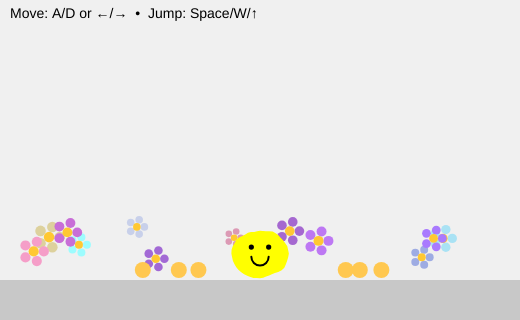
Frame 1 (no input)
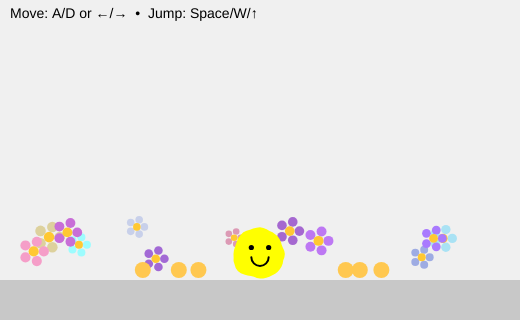
Frame 60 (no input)
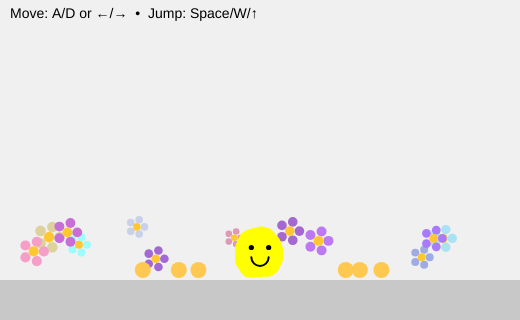
Frame 120 (the mouse pressed at the canvas centre since frame 60)

The p5.js sketch that drew these frames (run headless with seeded random() and noise() and a simulated clock; from frame 60 on, the mouse is pressed at the canvas centre):

// p5.js sketch
// ── sketch.js
// Y-position of the floor (ground level)
let floorY;

// Small objects the blob can bump (mischief)
let toys = [];

// Star particles for joyful landings
let stars = [];

// Flower positions for background decoration
let flowers = [];

// Object representing our player character ("blob")
let blob2 = {
  // Position
  x: 260,
  y: 0,

  // Visual properties
  r: 26, // Base radius of the blob
  points: 48, // Number of points used to draw the blob shape
  wobble: 7, // How much the blob's edge can deform
  wobbleFreq: 0.9, // Controls how smooth or noisy the wobble is

  // Time values for animation
  t: 0, // Time offset for noise animation
  tSpeed: 0.01, // How fast the blob "breathes"

  // Velocity (speed)
  vx: 0, // Horizontal velocity
  vy: 0, // Vertical velocity

  // Movement tuning
  accel: 0.5, // How quickly the blob accelerates left/right
  maxRun: 4.0, // Maximum horizontal speed
  gravity: 0.6, // Constant downward force
  jumpV: -10.5, // Initial upward velocity when jumping

  // State flags
  onGround: false, // Tracks whether the blob is touching the floor

  // Friction values
  frictionAir: 0.995, // Less friction while in the air
  frictionGround: 0.88, // More friction while on the ground
};

function setup() {
  createCanvas(520, 320);

  // Position the floor near the bottom of the canvas
  floorY = height - 40;

  noStroke();
  textFont("sans-serif");
  textSize(14);

  // Start the blob resting on the floor
  blob2.y = floorY - blob2.r - 1;

  // Create small bumpable objects (mischief toys)
  for (let i = 0; i < 6; i++) {
    toys.push({
      x: random(60, width - 60),
      y: floorY - 10,
      r: 8,
      vx: 0,
    });
  }

  // Generate flower positions for the background
  for (let i = 0; i < 12; i++) {
    flowers.push({
      x: random(20, width - 20),
      y: random(floorY - 60, floorY - 20),
      size: random(6, 12),
      petalColor: color(random(150, 255), random(100, 255), random(150, 255)),
      centerColor: color(255, 200, 50)
    });
  }
}

function draw() {
  background(240);

  // --- Draw flowers in the background ---
  for (let f of flowers) {
    drawFlower(f.x, f.y, f.size, f.petalColor, f.centerColor);
  }

  // --- Draw the floor ---
  fill(200);
  rect(0, floorY, width, height - floorY);

  // --- Draw mischief objects ---
  fill(255, 200, 80);
  for (let t of toys) {
    circle(t.x, t.y, t.r * 2);
  }

  // --- Handle horizontal input ---
  let move = 0;
  if (keyIsDown(65) || keyIsDown(LEFT_ARROW)) move -= 1;
  if (keyIsDown(68) || keyIsDown(RIGHT_ARROW)) move += 1;
  blob2.vx += blob2.accel * move;

  // --- Apply friction ---
  blob2.vx *= blob2.onGround ? blob2.frictionGround : blob2.frictionAir;

  // --- Limit horizontal speed ---
  blob2.vx = constrain(blob2.vx, -blob2.maxRun, blob2.maxRun);

  // --- Gravity and movement ---
  blob2.vy += blob2.gravity;
  blob2.x += blob2.vx;
  blob2.y += blob2.vy;

  // --- Ground collision detection ---
  if (blob2.y + blob2.r >= floorY) {
    blob2.y = floorY - blob2.r;
    if (!blob2.onGround && blob2.vy > 1) {
      spawnStars(blob2.x, floorY);
    }
    blob2.vy = 0;
    blob2.onGround = true;
  } else {
    blob2.onGround = false;
  }

  // --- Mischief interaction ---
  for (let t of toys) {
    let d = dist(blob2.x, blob2.y, t.x, t.y);
    if (d < blob2.r + t.r) {
      t.vx += blob2.vx * 0.5;
    }
    t.x += t.vx;
    t.vx *= 0.9;
    t.x = constrain(t.x, t.r, width - t.r);
  }

  // --- Keep blob inside the screen horizontally ---
  blob2.x = constrain(blob2.x, blob2.r, width - blob2.r);

  // --- Animate the blob shape ---
  blob2.t += blob2.tSpeed;
  drawBlob(blob2);

  // --- Draw smiley face on blob ---
  drawSmiley(blob2.x, blob2.y, blob2.r);

  // --- Update and draw star particles ---
  updateStars();

  // --- UI text ---
  fill(0);
  text("Move: A/D or ←/→  •  Jump: Space/W/↑", 10, 18);
}

// Draws a soft, organic blob using Perlin noise
function drawBlob(b) {
  fill(255, 255, 0);
  beginShape();
  for (let i = 0; i < b.points; i++) {
    const a = (i / b.points) * TAU;
    const n = noise(
      cos(a) * b.wobbleFreq + 100,
      sin(a) * b.wobbleFreq + 100,
      b.t,
    );
    const r = b.r + map(n, 0, 1, -b.wobble, b.wobble);
    vertex(b.x + cos(a) * r, b.y + sin(a) * r);
  }
  endShape(CLOSE);
}

// --- Draw a smiley face on the blob ---
function drawSmiley(x, y, r) {
  fill(0);
  // Eyes
  circle(x - r / 3, y - r / 4, r / 5);
  circle(x + r / 3, y - r / 4, r / 5);
  // Smile
  noFill();
  stroke(0);
  strokeWeight(2);
  arc(x, y + r / 8, r / 1.5, r / 1.5, 0, PI);
  noStroke();
}

// Handle jump input
function keyPressed() {
  if ((key === " " || key === "W" || key === "w" || keyCode === UP_ARROW) && blob2.onGround) {
    blob2.vy = blob2.jumpV;
    blob2.onGround = false;
  }
}

// --- Star particle helpers ---
function spawnStars(x, y) {
  for (let i = 0; i < 10; i++) {
    stars.push({
      x: x,
      y: y,
      vx: random(-3, 3),
      vy: random(-6, -2),
      life: 30,
      r: random(3, 5),
      rot: random(TAU),
    });
  }
}

function updateStars() {
  for (let i = stars.length - 1; i >= 0; i--) {
    const s = stars[i];
    s.x += s.vx;
    s.y += s.vy;
    s.vy += 0.2;
    s.life--;

    push();
    translate(s.x, s.y);
    rotate(s.rot);
    fill(255, 220, 80, map(s.life, 0, 30, 50, 255));
    drawStar(0, 0, s.r, s.r * 2, 5);
    pop();

    if (s.life <= 0) {
      stars.splice(i, 1);
    }
  }
}

function drawStar(x, y, r1, r2, n) {
  beginShape();
  for (let i = 0; i < n * 2; i++) {
    const a = (i * PI) / n;
    const r = i % 2 === 0 ? r2 : r1;
    vertex(x + cos(a) * r, y + sin(a) * r);
  }
  endShape(CLOSE);
}

// --- Flower drawing helper ---
function drawFlower(x, y, size, petalColor, centerColor) {
  fill(petalColor);
  for (let i = 0; i < 5; i++) {
    ellipse(
      x + cos((i * TWO_PI) / 5) * size,
      y + sin((i * TWO_PI) / 5) * size,
      size,
      size
    );
  }
  fill(centerColor);
  circle(x, y, size);
}

/* Quick tuning notes for students:
   Slippery floor → frictionGround = 0.95
   Higher jump    → jumpV = -12
   Heavier feel   → gravity = 0.8
*/
